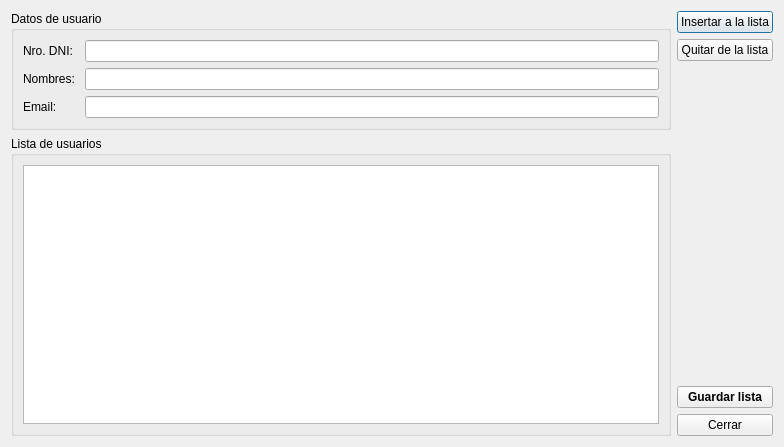
<?xml version="1.0" encoding="UTF-8"?>
<ui version="4.0">
 <class>ListaUserDialog</class>
 <widget class="QDialog" name="ListaUserDialog">
  <property name="geometry">
   <rect>
    <x>0</x>
    <y>0</y>
    <width>784</width>
    <height>447</height>
   </rect>
  </property>
  <property name="windowTitle">
   <string>Dialog</string>
  </property>
  <layout class="QHBoxLayout" name="horizontalLayout">
   <item>
    <layout class="QVBoxLayout" name="verticalLayout_8">
     <item>
      <widget class="QGroupBox" name="groupBox_5">
       <property name="title">
        <string>Datos de usuario</string>
       </property>
       <layout class="QFormLayout" name="formLayout_3">
        <item row="0" column="0">
         <widget class="QLabel" name="label_7">
          <property name="text">
           <string>Nro. DNI: </string>
          </property>
         </widget>
        </item>
        <item row="0" column="1">
         <widget class="QLineEdit" name="txtDni"/>
        </item>
        <item row="1" column="0">
         <widget class="QLabel" name="label_8">
          <property name="text">
           <string>Nombres: </string>
          </property>
         </widget>
        </item>
        <item row="1" column="1">
         <widget class="QLineEdit" name="txtNombres"/>
        </item>
        <item row="2" column="0">
         <widget class="QLabel" name="label_9">
          <property name="text">
           <string>Email: </string>
          </property>
         </widget>
        </item>
        <item row="2" column="1">
         <widget class="QLineEdit" name="txtEmail"/>
        </item>
       </layout>
      </widget>
     </item>
     <item>
      <widget class="QGroupBox" name="groupBox_6">
       <property name="title">
        <string>Lista de usuarios</string>
       </property>
       <layout class="QVBoxLayout" name="verticalLayout_9">
        <item>
         <widget class="QTableWidget" name="tblLista"/>
        </item>
       </layout>
      </widget>
     </item>
    </layout>
   </item>
   <item>
    <layout class="QVBoxLayout" name="verticalLayout_7">
     <item>
      <widget class="QPushButton" name="pushButton">
       <property name="text">
        <string>Insertar a la lista</string>
       </property>
      </widget>
     </item>
     <item>
      <widget class="QPushButton" name="pushButton_2">
       <property name="text">
        <string>Quitar de la lista</string>
       </property>
      </widget>
     </item>
     <item>
      <spacer name="verticalSpacer_3">
       <property name="orientation">
        <enum>Qt::Vertical</enum>
       </property>
       <property name="sizeHint" stdset="0">
        <size>
         <width>20</width>
         <height>40</height>
        </size>
       </property>
      </spacer>
     </item>
     <item>
      <widget class="QPushButton" name="btnGuardar">
       <property name="font">
        <font>
         <weight>75</weight>
         <bold>true</bold>
        </font>
       </property>
       <property name="text">
        <string>Guardar lista</string>
       </property>
       <property name="icon">
        <iconset resource="res.qrc">
         <normaloff>:/images/database-save.png</normaloff>:/images/database-save.png</iconset>
       </property>
       <property name="iconSize">
        <size>
         <width>24</width>
         <height>24</height>
        </size>
       </property>
      </widget>
     </item>
     <item>
      <widget class="QPushButton" name="pushButton_9">
       <property name="text">
        <string>Cerrar</string>
       </property>
      </widget>
     </item>
    </layout>
   </item>
  </layout>
 </widget>
 <resources>
  <include location="res.qrc"/>
 </resources>
 <connections/>
</ui>
